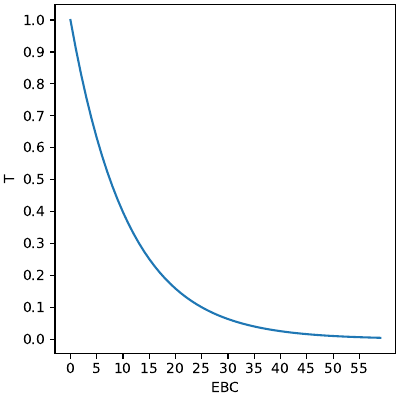

Generate this figure with Python:
import numpy as np
import matplotlib.pyplot as plt

ebc_values = np.array(range(0, 60))
absorbance_10mm = ebc_values / 25.0

def calc_transmission(absorbance):
    return np.power(np.full(shape=absorbance.shape, fill_value=10.0), absorbance * -1.0)

transmission_10mm = calc_transmission(absorbance_10mm)

fig = plt.figure(constrained_layout=True, figsize=(4, 4))
axes = fig.subplots(1, 1)
axes.set_xlabel('EBC')
axes.set_ylabel('T')
axes.plot(ebc_values, transmission_10mm, label='1.0 cm path length ')
axes.set_xticks(ticks=np.arange(0, len(transmission_10mm), 5))
axes.set_yticks(ticks=np.arange(0, 1.1, 0.1))
fig.savefig('transmission.pdf', format='pdf')

#plt.show()